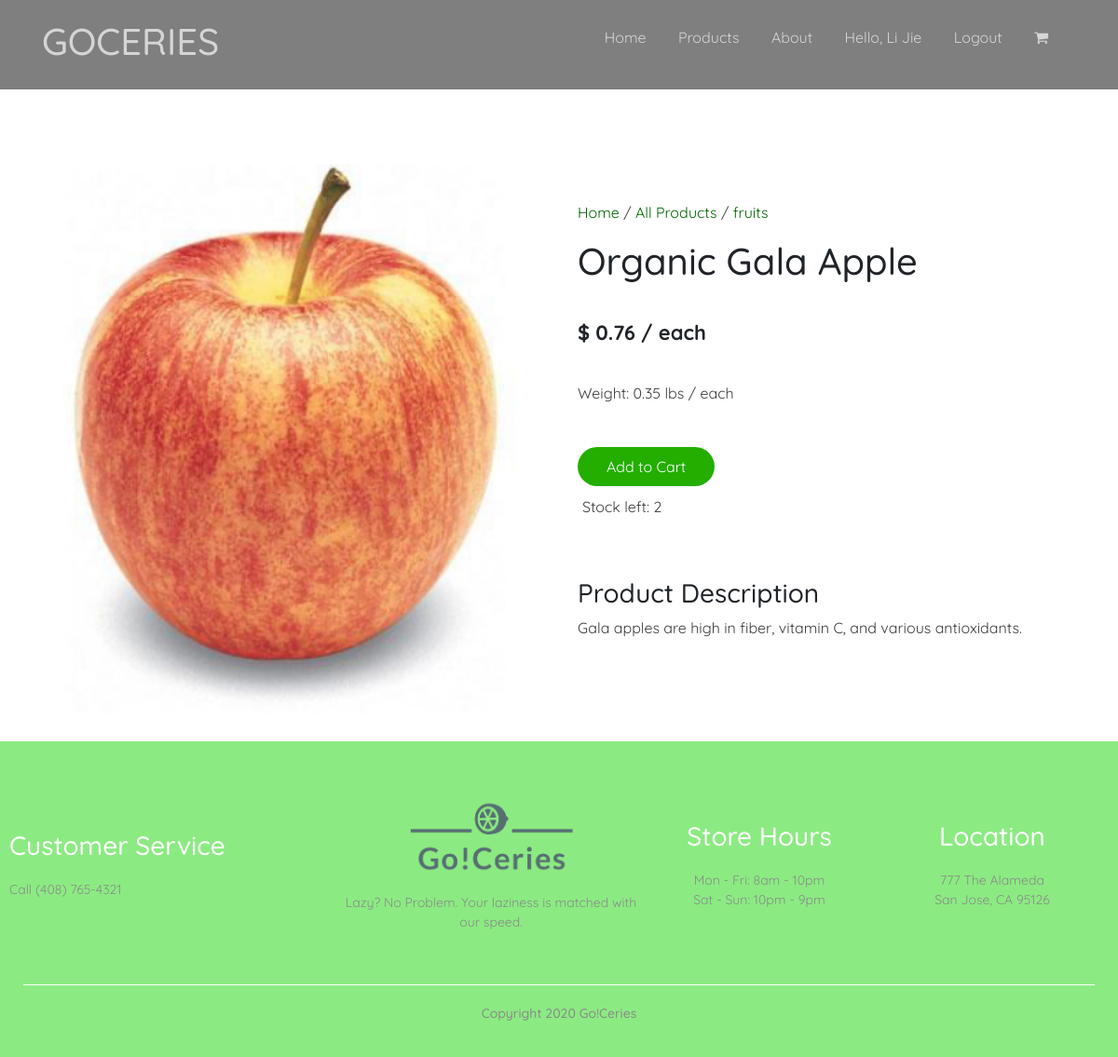
The page /productDetails.php?product_id=101 (signed in) on the database its author committed.
### tables this page shows
CREATE TABLE `products` (
  `product_ID` int(3) NOT NULL,
  `product_name` varchar(255) NOT NULL,
  `product_category` varchar(45) NOT NULL,
  `product_price` decimal(10,2) NOT NULL,
  `product_weight` decimal(10,2) NOT NULL,
  `product_stock` int(5) UNSIGNED NOT NULL DEFAULT 0,
  `product_description` varchar(2555) NOT NULL,
  `product_imagename` varchar(255) NOT NULL
);

### database/DBController.php (called while the page is built, shortened)
<?php
class DBController{
    protected $host = 'localhost';
    protected $user = 'root';
    protected $password = '';
    protected $database = 'goceries';
    public function __construct(){
       $this->con = mysqli_connect($this->host, $this->user, $this->password, $this->database);
   }
}
?>

### functions.php (called while the page is built, shortened)
<?php
include('database/DBController.php');
include('database/Product.php');
$db = new DBController();
$product = new Product($db);
$productsArray = $product->getAllProducts();
?>

### database/Product.php (called while the page is built, shortened)
<?php
class Product{
    public $db = null;
    public function __construct(DBController $db){
        $this->db = $db;
    }
    public function getAllProducts($table = 'products'){
        $result = $this->db->con->query("SELECT product_id, product_name, product_price,
        product_weight, product_imagename, product_category, product_description FROM {$table}");
        $productsArray = array();
        while($row = $result->fetch_array()){
            $productsArray[] = $row;
        }
        shuffle($productsArray);
        return $productsArray;
    }
}
?>

### productDetails.php (the view, shortened to what this page needs)
<?php
if (isset($_SESSION['user_id']) && isset($_SESSION['user_loginname'])) {
 ?>
<!DOCTYPE html>
<html lang="en">
<head>
    <link rel="stylesheet" href="https://stackpath.bootstrapcdn.com/bootstrap/4.1.3/css/bootstrap.min.css">
    <link rel="stylesheet" href="css/style.css">
</head>
<body>
    <?php
        include('phpTemplates/header.php');
        include('functions.php');
    ?>
    <?php
        if (isset($_GET['product_id']) && $_GET['product_id']!=""){
            $product_ID = $_GET['product_id'];
            $result = mysqli_query($db->con,"SELECT * FROM `products` WHERE `product_ID`='$product_ID'");
            $row = mysqli_fetch_assoc($result);
            $product_ID = $row['product_ID'];
        }
    ?>
    <?php
        $product_id = $_GET['product_id'] ?? 1;
        foreach($productsArray as $product){
            if($product['product_id'] == $product_id){
    ?>
    <div class="small-container" style="margin-top: 80px;">
        <div class = "row">
            <div style= "flex: 50%; min-width: 180px; margin-bottom: 30px;">
                <img src="images/<?php echo $product['product_imagename'] ?>" width="100%" style="padding: 0;">
            </div>
            <div style= "flex: 50%; min-width: 180px; margin-bottom: 30px; padding: 20px;">
                <form method='post' action=''>
                    <p><a href = "mainPage.php">Home</a> / <a href = "category-allProducts.php">All Products</a> / <a href = '<?php echo 'category-' .  $product['product_category'] . '.php'?>'> <?php echo $product['product_category']?> </a></p>
                    <h1><?php echo $product['product_name'] ?></h1>
                    <h4 style="margin: 40px 0; font-size: 22px; font-weight: bold;">$ <?php echo $product['product_price'] ?> / each</h4>
                    <p><?php echo 'Weight:  ' . $product['product_weight'] , ' lbs'?> / each</p>
                    <?php if($_SESSION['tempProductQuantity'][$product_ID] > 0) {?>
                    <button name='addToCart' type='submit' class='btn add-btn' label="Add to Cart" value="1" onclick="decreaseStock()">Add to Cart</button>
                    <p id="stock"><?php echo 'Stock left: ' . $_SESSION['tempProductQuantity'][$product_ID] ?></p>
                  <?php } else { ?> <p> OUT OF STOCK </p>
                  <?php } ?><br><br>
                    <h3>Product Description</h3>
                    <p><?php echo $product['product_description'] ?></p>
                    <br>
                </form>
            </div>
        </div>
    </div>
    <?php
            }
        }
    ?>
    <?php
        include('phpTemplates/footer.php');
    ?>
    <?php
    }else{
         header("Location: loginregister.php?error=You need to login before shopping");
         exit();
    }
     ?>

### css/style.css (style rules this page uses)
* { margin: 0 auto; padding: 0; box-sizing: border-box; }
body { font-family: 'Quicksand', sans-serif; font-weight: 400; }
.row { display:flex; align-items: center; flex-wrap: wrap; justify-content: space-around; }
.btn { display: inline-block; background: #23ae00; color: white ; padding: 8px 30px; margin: 30px 20px; border-radius: 30px; transition: background 0.5s; }
.small-container { max-width: 1280px; margin: auto; padding-left: 25px; padding-right: 25px; }
a { text-decoration: none; color: #006603; }
p { color: #3d3d3d; }

### productDetails.php (style rules this page uses)
.add-btn { margin-left: 0px; margin-bottom: 10px; }
#stock { margin-left: 5px; }

### rows shown on the page
products: product_imagename (picture), product_category "fruits", product_name "Organic Gala Apple", product_price "0.76", product_weight "0.35", product_description "Gala apples are high in fiber, vitamin C, and various antioxidants."

### other values the page prints
$_SESSION['user_name'] "Li Jie"
